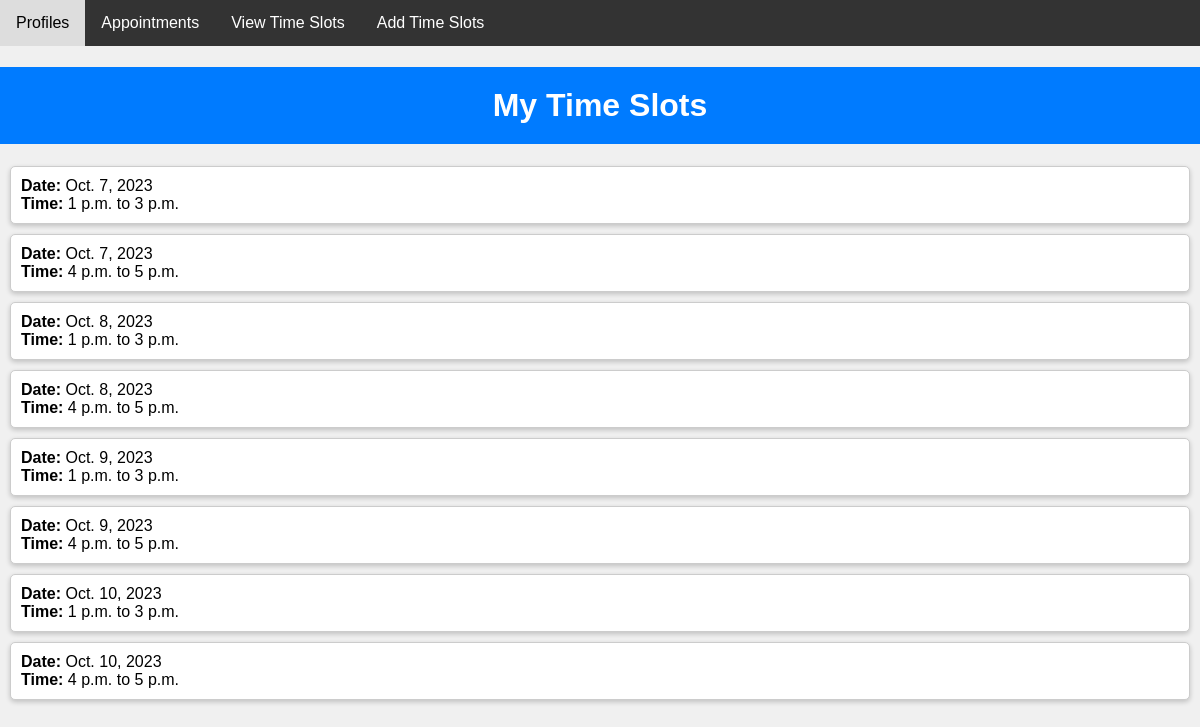
The page /dr_timeslots_shows (signed in) on the database its author committed.
### eyeapp/models.py (models this page shows, shortened)
class Slots(models.Model):
    doctor = models.ForeignKey(Docs, on_delete=models.CASCADE)
    date = models.DateField(null=True,blank=True)
    start_time = models.TimeField()
    end_time = models.TimeField()

### eyeapp/views.py (the view)
# urls.py: path('dr_timeslots_shows',views.dr_timeslots_shows, name= 'dr_timeslots_shows'),
@login_required
def dr_timeslots_shows(request):
    logged_in_doctor = Docs.objects.get(user=request.user)
    time_slots = Slots.objects.filter(doctor=logged_in_doctor)
    return render(request, 'dr_timeslots_shows.html', {'time_slots': time_slots})

### templates/dr_timeslots_shows.html (shortened to what this page needs)
<!DOCTYPE html>
<html>
<head>
</head>
<body>
    <div class="navbar">
        <a href= "{% url 'profile' %}">Profiles</a>
        <a href="#appointments">Appointments</a>
        <a href= "{% url 'dr_timeslots_shows' %}">View Time Slots</a>
        <a href= "{% url 'dr_timeslots' %}">Add Time Slots</a>
    </div>
    <h1>My Time Slots</h1>
    <ul>
        {% for slot in time_slots %}
            <li>
                <div>
                    <strong>Date:</strong> {{ slot.date }}<br>
                    <strong>Time:</strong> {{ slot.start_time }} to {{ slot.end_time }}
                </div>
            </li>
        {% empty %}
            <li class="no-slots">No time slots available.</li>
        {% endfor %}
    </ul>
</body>
</html>

### templates/dr_timeslots_shows.html (style rules this page uses)
body { font-family: Arial, sans-serif; background-color: #f0f0f0; margin: 0; padding: 0; }
h1 { background-color: #007BFF; color: white; padding: 20px; text-align: center; }
ul { list-style-type: none; padding: 0; margin: 0; }
li { background-color: white; padding: 10px; border: 1px solid #ccc; margin: 10px; border-radius: 5px; box-shadow: 0 2px 5px rgba(0, 0, 0, 0.2); display: flex; justify-content: space-between; }
.navbar { background-color: #333; overflow: hidden; }
.navbar a { float: left; font-size: 16px; color: white; text-align: center; padding: 14px 16px; text-decoration: none; }

### rows shown on the page
Slots: date "Oct. 7, 2023", start_time "1 p.m.", end_time "3 p.m."
Slots: date "Oct. 7, 2023", start_time "4 p.m.", end_time "5 p.m."
Slots: date "Oct. 8, 2023", start_time "1 p.m.", end_time "3 p.m."
Slots: date "Oct. 8, 2023", start_time "4 p.m.", end_time "5 p.m."
Slots: date "Oct. 9, 2023", start_time "1 p.m.", end_time "3 p.m."
Slots: date "Oct. 9, 2023", start_time "4 p.m.", end_time "5 p.m."
Slots: date "Oct. 10, 2023", start_time "1 p.m.", end_time "3 p.m."
Slots: date "Oct. 10, 2023", start_time "4 p.m.", end_time "5 p.m."
